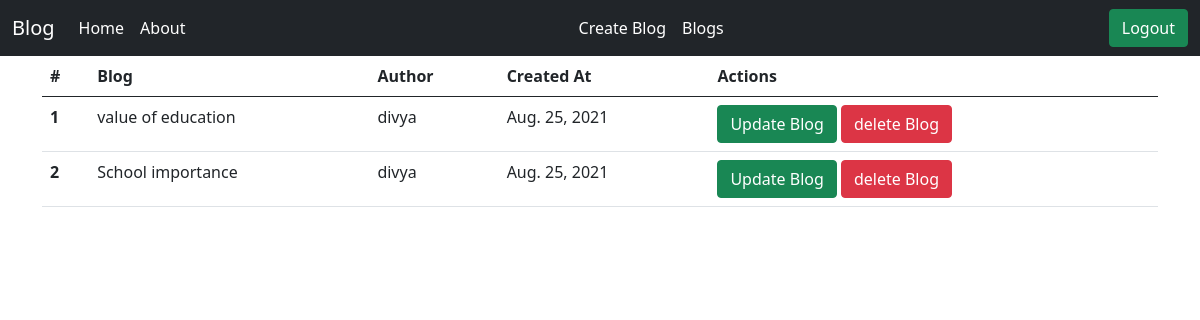
/show-all-blog/ (signed in), run on the app's committed database.
### blog/models.py (models this page shows)
class Blog(models.Model):
    title = models.CharField(max_length=100)
    content = FroalaField()
    category = models.ForeignKey(Category, on_delete=models.CASCADE)
    user = models.ForeignKey(User, on_delete=models.CASCADE)
    banner_image = models.ImageField(upload_to='public/static/blog')
    updated_at = models.DateField(auto_now_add=True)
    created_at = models.DateField(auto_now=True)

### blog/views.py (the view)
# urls.py: path('show-all-blog/',show_all_blog,name = 'show_all_blog'),
@login_required(login_url='/login/')
def show_all_blog(request):
    context = {'blogs': Blog.objects.filter(user= request.user)}
    return render(request,'show_all_blog.html',context)

### blog/templates/show_all_blog.html
{% extends 'base.html' %}
{% block content %}
<div class="container">
    <table class="table">
  <thead>
    <tr>
      <th scope="col">#</th>
      <th scope="col">Blog</th>
      <th scope="col">Author</th>
      <th scope="col">Created At</th>
      <th scope="col">Actions</th>
    </tr>
  </thead>
  <tbody>
  {% for blog in blogs %}
    <tr>
      <th scope="row">{{ forloop.counter }}</th>
      <td>{{blog.title}}</td>
      <td>{{blog.user}}</td>
      <td>{{blog.created_at}}</td>
      <td>
        <a href="{% url 'update_blog' blog.id %}" class="btn btn-success">Update Blog</a>
        <a href="{% url 'delete_blog' blog.id %}" class="btn btn-danger">delete Blog</a>
      </td>
    </tr>
  {% endfor %}
  </tbody>
</table>
</div>
{% endblock %}

### data on the page
Blog: title "value of education", user "divya", created_at "Aug. 25, 2021"
Blog: title "School importance", user "divya", created_at "Aug. 25, 2021"
